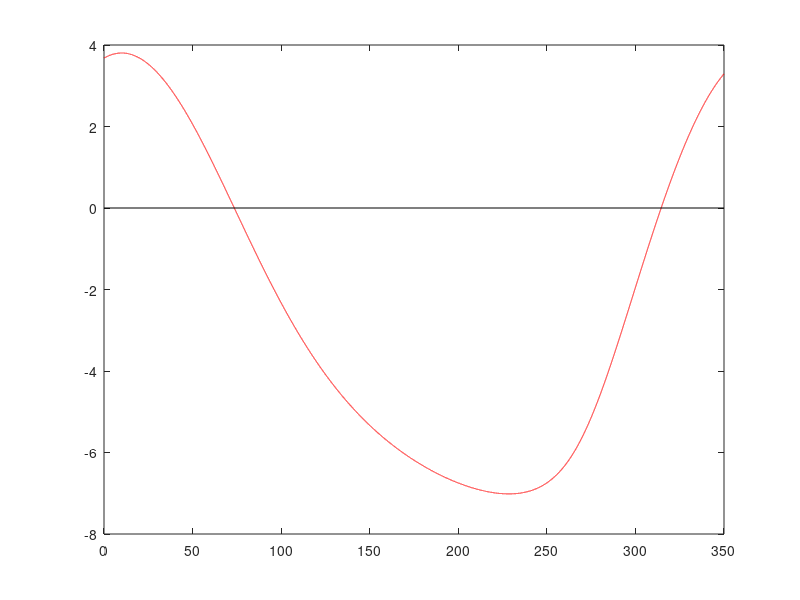

This chart was generated by the following MATLAB code:
% Brandon Walton
% CSC 2262
% Spring 2023
% Program #6
format compact
clear, clc

f = @(x) x.^3-(x.^2.*exp(-0.5.*x))-3.*x+1;
leftRange = -2;
rightRange = 3;
x = leftRange:0.01:rightRange;
fPlot = f(x);
xLine = [leftRange, rightRange];
yLine = [0,0];
plot(x, fPlot,'r',xLine,yLine, 'k');
x1 = fzero(f,-2);
x2 = fzero(f, 1);
x3 = fzero(f,4);
disp("Part 1")
fprintf('x = %.4f   x2 = %.4f   x3 = %.4f\n', x1, x2, x3)
disp(" ")

L1 = 5;
L2 = 8;
h = 1.5;
f = @(theta) L1.*cosd(theta)+sqrt(L2.^2-(L1.*sind(theta)-h.^2).^2) - 9;
leftRange = 0;
rightRange = 350;
theta = leftRange:0.01:rightRange;
fPlot = f(theta);
xLine = [leftRange, rightRange];
yLine = [0,0];
plot(theta, fPlot,'r',xLine,yLine, 'k');
t1 = fzero(f, 70);
t2 = fzero(f,350);
disp("Part 2")
fprintf('theta1 = %.4f   theta2 = %.4f', t1, t2)
disp(" ")






